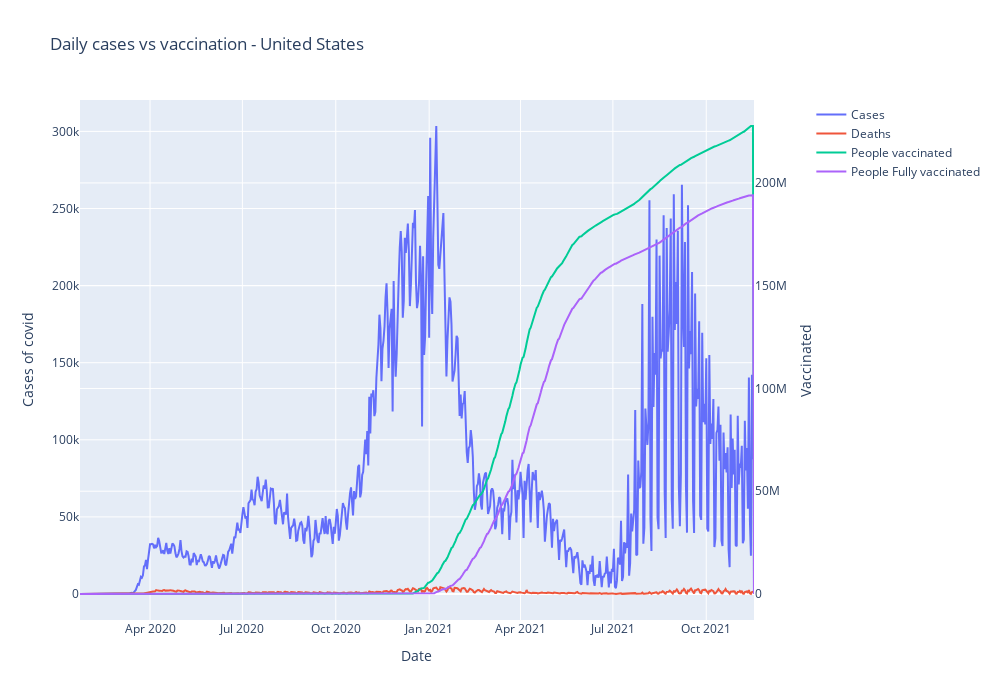

The notebook cell saved with this chart:
### Code cell
fig = make_subplots(specs=[[{"secondary_y": True}]])

fig.add_trace(
    go.Scatter(x=df['date'], y=df['cases'], name="Cases"),
    secondary_y=False,
)

fig.add_trace(
    go.Scatter(x=df['date'], y=df['deaths'], name="Deaths"),
    secondary_y=False,
)

fig.add_trace(
    go.Scatter(x=df['date'], y=df['people_vaccinated'], name = 'People vaccinated' ),
    secondary_y=True,
)
fig.add_trace(
    go.Scatter(x=df['date'], y=df['people_fully_vaccinated'],name = 'People Fully vaccinated '),
    secondary_y= True,
)

fig.update_layout(
    autosize=False,
    width=1000,
    height=700,
    title_text="Daily cases vs vaccination - "+country
)

fig.update_xaxes(title_text="Date")

fig.update_yaxes(title_text="Cases of covid", secondary_y=False)
fig.update_yaxes(title_text="Vaccinated", secondary_y=True)

fig.show()

### Figure 1 — Plotly figure (JSON) as saved in the notebook; plotly's stock layout.template omitted (floating-point values rounded to 4 significant figures; data arrays with more than 128 entries replaced by an {"elided": "..."} marker saying what was removed)
{"data": [{"name": "Cases", "type": "scatter", "x": {"elided": "665 str values"}, "xaxis": "x", "y": {"elided": "665 int values"}, "yaxis": "y"}, {"name": "Deaths", "type": "scatter", "x": {"elided": "665 str values"}, "xaxis": "x", "y": {"elided": "665 int values"}, "yaxis": "y"}, {"name": "People vaccinated", "type": "scatter", "x": {"elided": "665 str values"}, "xaxis": "x", "y": {"elided": "665 int values"}, "yaxis": "y2"}, {"name": "People Fully vaccinated ", "type": "scatter", "x": {"elided": "665 str values"}, "xaxis": "x", "y": {"elided": "665 int values"}, "yaxis": "y2"}], "layout": {"autosize": false, "height": 700, "title": {"text": "Daily cases vs vaccination - United States"}, "width": 1000, "xaxis": {"anchor": "y", "domain": [0, 0.94], "title": {"text": "Date"}}, "yaxis": {"anchor": "x", "domain": [0, 1], "title": {"text": "Cases of covid"}}, "yaxis2": {"anchor": "x", "overlaying": "y", "side": "right", "title": {"text": "Vaccinated"}}}}
